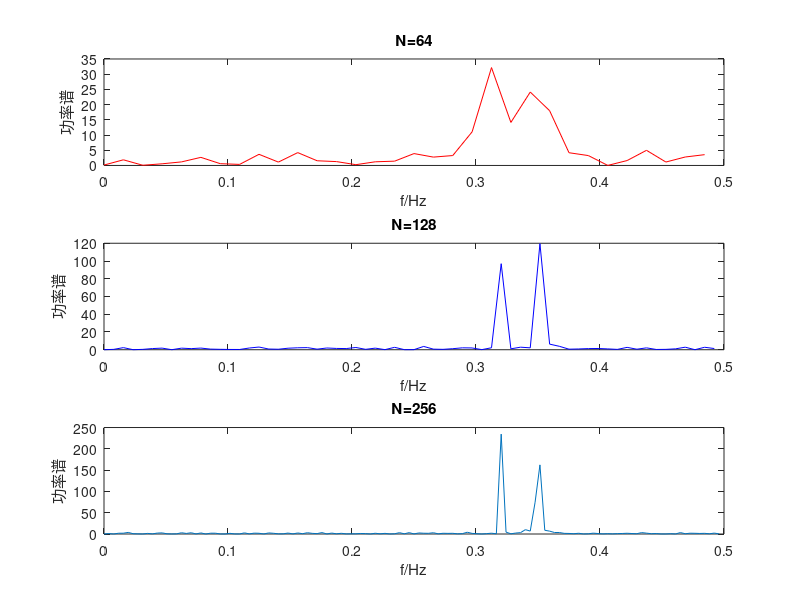
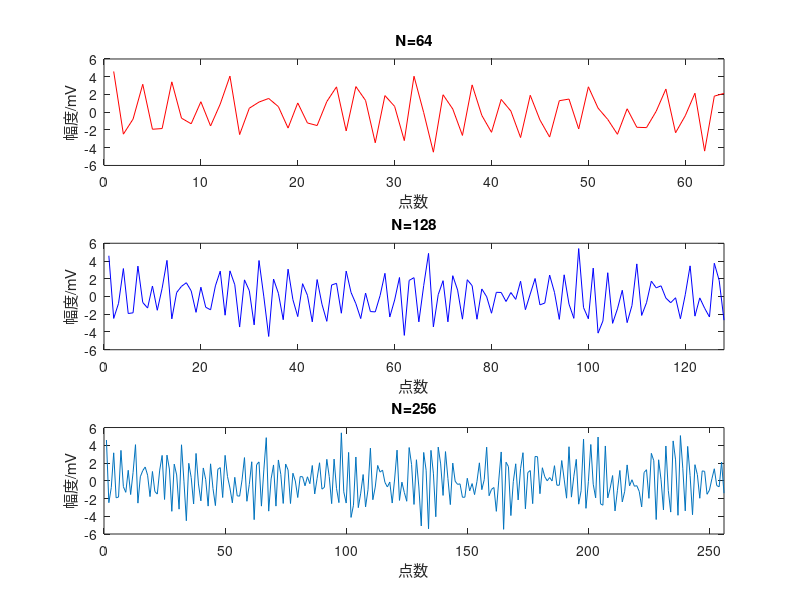

The MATLAB script that drew these images, in order:

clear
clc
load noise.mat
%%
%start
A1=2;A2=2;f1=0.32;f2=0.35;fs=1;N=1024;T=1/fs;
noise=noise(1:1:N);
N1=64;N2=128;N3=256;
t1=0:1:N1-1;
t2=0:1:N2-1;
t3=0:1:N3-1;
%%
%sample
x1=A1*cos(2*pi*f1*t1)+A2*cos(2*pi*f2*t1)+noise(t1+1);
x2=A1*cos(2*pi*f1*t2)+A2*cos(2*pi*f2*t2)+noise(t2+1);
x3=A1*cos(2*pi*f1*t3)+A2*cos(2*pi*f2*t3)+noise(t3+1);
%calculate
S1=abs(fft(x1)).^2/N1;
S2=abs(fft(x2)).^2/N2;
S3=abs(fft(x3)).^2/N3;
%%
%draw
figure(1);
subplot(3,1,1);
plot(t1(1:0.5*N1)/N1,S1(1:0.5*N1),'r');
title('N=64');
xlabel('f/Hz');
ylabel('功率谱');
subplot(3,1,2);
plot(t2(1:0.5*N2)/N2,S2(1:0.5*N2),'b');
title('N=128');
xlabel('f/Hz');
ylabel('功率谱');
subplot(3,1,3);
plot(t3(1:0.5*N3)/N3,S3(1:0.5*N3));
title('N=256');
xlabel('f/Hz');ylabel('功率谱');
%%
%pic2
figure(2);
subplot(3,1,1);
plot(x1,'r');
title('N=64');
xlabel('点数');
ylabel('幅度/mV');
xlim([0 64]);
subplot(3,1,2);
plot(x2,'b');
title('N=128');
xlabel('点数');
ylabel('幅度/mV');
xlim([0 128]);
subplot(3,1,3);
plot(x3);
title('N=256');
xlabel('点数');
ylabel('幅度/mV');
xlim([0 256]);
